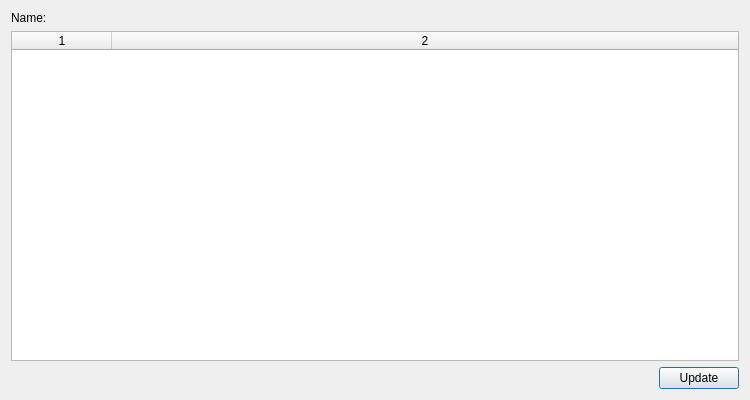
<?xml version="1.0" encoding="UTF-8"?>
<ui version="4.0">
 <class>Dialog</class>
 <widget class="QDialog" name="Dialog">
  <property name="geometry">
   <rect>
    <x>0</x>
    <y>0</y>
    <width>750</width>
    <height>400</height>
   </rect>
  </property>
  <property name="minimumSize">
   <size>
    <width>750</width>
    <height>400</height>
   </size>
  </property>
  <property name="windowTitle">
   <string>Dialog</string>
  </property>
  <layout class="QGridLayout" name="gridLayout">
   <item row="2" column="0">
    <widget class="QPushButton" name="updateButton">
     <property name="sizePolicy">
      <sizepolicy hsizetype="Fixed" vsizetype="Fixed">
       <horstretch>0</horstretch>
       <verstretch>0</verstretch>
      </sizepolicy>
     </property>
     <property name="layoutDirection">
      <enum>Qt::RightToLeft</enum>
     </property>
     <property name="text">
      <string>Update</string>
     </property>
    </widget>
   </item>
   <item row="1" column="0">
    <widget class="QTableWidget" name="tableWidget">
     <property name="sortingEnabled">
      <bool>true</bool>
     </property>
     <property name="columnCount">
      <number>2</number>
     </property>
     <attribute name="horizontalHeaderStretchLastSection">
      <bool>true</bool>
     </attribute>
     <attribute name="verticalHeaderDefaultSectionSize">
      <number>21</number>
     </attribute>
     <column/>
     <column/>
    </widget>
   </item>
   <item row="0" column="0">
    <widget class="QLabel" name="nameLabel">
     <property name="text">
      <string>Name:</string>
     </property>
     <property name="openExternalLinks">
      <bool>true</bool>
     </property>
    </widget>
   </item>
  </layout>
 </widget>
 <resources/>
 <connections/>
</ui>
